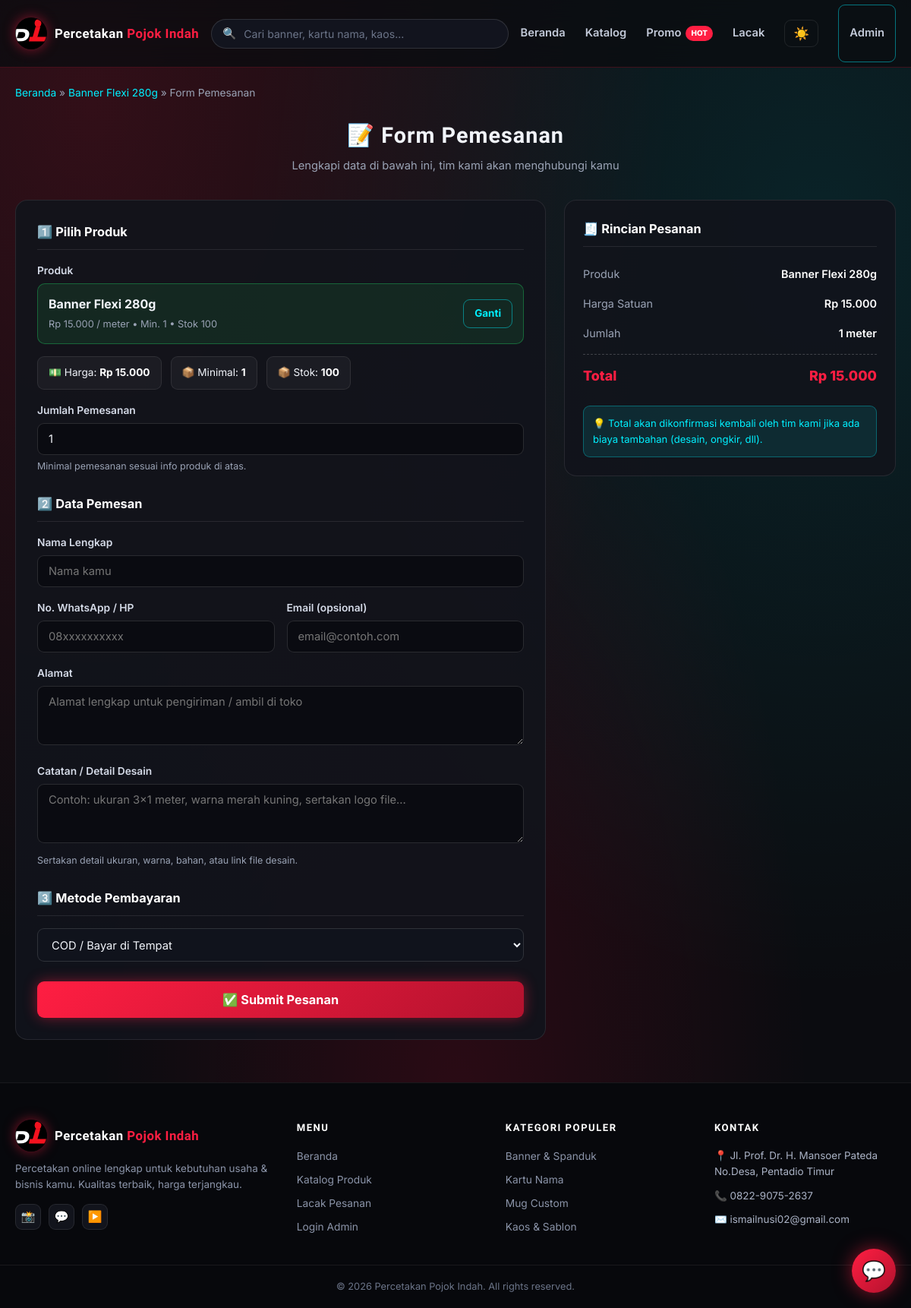
Page /order.php?produk=1 on the committed database.
### tables this page shows
CREATE TABLE IF NOT EXISTS produk (
    id INT AUTO_INCREMENT PRIMARY KEY,
    id_kategori INT NOT NULL,
    nama_produk VARCHAR(200) NOT NULL,
    deskripsi TEXT,
    harga DECIMAL(12,0) NOT NULL DEFAULT 0,
    satuan VARCHAR(50) DEFAULT 'pcs',
    stok INT DEFAULT 0,
    minimal_order INT DEFAULT 1,
    waktu_pengerjaan VARCHAR(100) DEFAULT '1-2 hari',
    gambar VARCHAR(500) DEFAULT 'default.png',
    is_unggulan TINYINT(1) DEFAULT 0,
    is_aktif TINYINT(1) DEFAULT 1,
    created_at TIMESTAMP DEFAULT CURRENT_TIMESTAMP,
    FOREIGN KEY (id_kategori) REFERENCES kategori(id) ON DELETE CASCADE
);

### config.php (called while the page is built, shortened)
<?php
function db_connect() {
    $conn = new mysqli(DB_HOST, DB_USER, DB_PASS);
    $conn->set_charset('utf8mb4');
    $conn->query("CREATE DATABASE IF NOT EXISTS `" . DB_NAME . "` CHARACTER SET utf8mb4 COLLATE utf8mb4_unicode_ci");
    return $conn;
}
$conn = db_connect();
function rupiah($angka) {
    return 'Rp ' . number_format((float)$angka, 0, ',', '.');
}
function q($sql) {
    global $conn;
    $res = $conn->query($sql);
    return $res;
}
function q_row($sql) {
    $res = q($sql);
    if ($res && $res->num_rows > 0) {
        return $res->fetch_assoc();
    }
    return null;
}
$conn->query("CREATE TABLE IF NOT EXISTS pengaturan (
    kunci VARCHAR(50) NOT NULL PRIMARY KEY,
    nilai TEXT
) ENGINE=InnoDB");
$conn->query("INSERT IGNORE INTO pengaturan (kunci, nilai) VALUES ('tema', 'gelap')");
$conn->query("INSERT IGNORE INTO pengaturan (kunci, nilai) VALUES ('app_url', '')");
function get_setting($kunci, $default = '') {
    global $conn;
    $k = $conn->real_escape_string((string)$kunci);
    $res = $conn->query("SELECT nilai FROM pengaturan WHERE kunci = '$k' LIMIT 1");
    if ($res && $res->num_rows > 0) {
        $row = $res->fetch_assoc();
        return $row['nilai'];
    }
    return $default;
}
$APP_TEMA = get_setting('tema', 'gelap');
?>

### order.php (the view, shortened to what this page needs)
<?php
include 'config.php';
$produk_selected = null;
if (isset($_GET['produk']) && is_numeric($_GET['produk'])) {
    $pid = intval($_GET['produk']);
    $produk_selected = q_row("SELECT * FROM produk WHERE id = $pid AND is_aktif = 1");
}
?>
<!DOCTYPE html>
<html lang="id">
<head>
    <link rel="stylesheet" href="assets/css/style.css?v=<?= filemtime('assets/css/style.css') ?>">
</head>
<body class="<?= $APP_TEMA === 'terang' ? 'terang' : '' ?>">
<header class="site-header">
    <div class="container header-inner">
        <a href="index.php" class="logo">
            <img src="assets/img/logo.svg" alt="Percetakan Pojok Indah" class="logo-img">
            <span class="logo-text">Percetakan <span>Pojok Indah</span></span>
        </a>
        <form method="get" action="index.php" class="header-search">
            <span class="search-icon">🔍</span>
            <input type="text" name="c" placeholder="Cari banner, kartu nama, kaos...">
        </form>
        <nav class="main-nav">
            <a href="index.php">Beranda</a>
            <a href="index.php#katalog">Katalog</a>
            <a href="index.php#promo">Promo<span class="nav-badge-hot">HOT</span></a>
            <a href="track.php">Lacak</a>
            <button type="button" class="theme-toggle theme-icon-only" onclick="toggleTema()" title="Ganti mode gelap / terang"><?= $APP_TEMA === 'terang' ? '🌙' : '☀️' ?></button>
            <a href="admin/" class="btn btn-outline btn-sm">Admin</a>
        </nav>
    </div>
</header>
<main>
    <div class="container">
        <div class="breadcrumb">
            <a href="index.php">Beranda</a> &raquo;
            <a href="product.php?id=<?= $produk_selected['id'] ?? 0 ?>"><?= htmlspecialchars($produk_selected['nama_produk'] ?? 'Produk') ?></a> &raquo;
            <span>Form Pemesanan</span>
        </div>
        <div class="section-head text-center">
            <h2>📝 Form Pemesanan</h2>
            <p>Lengkapi data di bawah ini, tim kami akan menghubungi kamu</p>
        </div>
        <div class="order-layout">
            <form method="post" class="order-form" id="orderForm" action="">
                <div class="form-section">
                    <h4>1️⃣ Pilih Produk</h4>
                    <div class="form-group">
                        <label>Produk</label>
                        <?php if ($produk_selected): ?>
                            <div class="selected-product">
                                <div>
                                    <strong><?= htmlspecialchars($produk_selected['nama_produk']) ?></strong>
                                    <small><?= rupiah($produk_selected['harga']) ?> / <?= htmlspecialchars($produk_selected['satuan']) ?> • Min. <?= $produk_selected['minimal_order'] ?> • Stok <?= $produk_selected['stok'] ?></small>
                                </div>
                                <a href="index.php#katalog" class="btn btn-outline btn-sm">Ganti</a>
                            </div>
                        <?php endif; ?>
                    </div>
                    <div class="form-group" id="infoProduk" style="display:<?= $produk_selected ? 'flex' : 'none' ?>">
                        <div class="info-item">💵 Harga: <strong id="infoHarga"><?= $produk_selected ? rupiah($produk_selected['harga']) : '-' ?></strong></div>
                        <div class="info-item">📦 Minimal: <strong id="infoMin"><?= $produk_selected ? $produk_selected['minimal_order'] : '-' ?></strong></div>
                        <div class="info-item">📦 Stok: <strong id="infoStok"><?= $produk_selected ? $produk_selected['stok'] : '-' ?></strong></div>
                    </div>
                    <div class="form-group">
                        <label for="jumlah">Jumlah Pemesanan</label>
                        <input type="number" name="jumlah" id="jumlah" class="form-control" min="1" value="<?= $produk_selected ? $produk_selected['minimal_order'] : 1 ?>" required>
                        <small class="form-hint">Minimal pemesanan sesuai info produk di atas.</small>
                    </div>
                </div>
                <div class="form-section">
                    <h4>2️⃣ Data Pemesan</h4>
                    <div class="form-group">
                        <label for="nama">Nama Lengkap</label>
                        <input type="text" name="nama" id="nama" class="form-control" placeholder="Nama kamu" value="<?= htmlspecialchars($_POST['nama'] ?? '') ?>" required>
                    </div>
                    <div class="form-row">
                        <div class="form-group">
                            <label for="no_hp">No. WhatsApp / HP</label>
                            <input type="tel" name="no_hp" id="no_hp" class="form-control" placeholder="08xxxxxxxxxx" value="<?= htmlspecialchars($_POST['no_hp'] ?? '') ?>" required>
                        </div>
                        <div class="form-group">
                            <label for="email">Email (opsional)</label>
                            <input type="email" name="email" id="email" class="form-control" placeholder="email@contoh.com" value="<?= htmlspecialchars($_POST['email'] ?? '') ?>">
                        </div>
                    </div>
                    <div class="form-group">
                        <label for="alamat">Alamat</label>
                        <textarea name="alamat" id="alamat" class="form-control" rows="3" placeholder="Alamat lengkap untuk pengiriman / ambil di toko" required><?= htmlspecialchars($_POST['alamat'] ?? '') ?></textarea>
                    </div>
                    <div class="form-group">
                        <label for="catatan">Catatan / Detail Desain</label>
                        <textarea name="catatan" id="catatan" class="form-control" rows="3" placeholder="Contoh: ukuran 3x1 meter, warna merah kuning, sertakan logo file..."><?= htmlspecialchars($_POST['catatan'] ?? '') ?></textarea>
                        <small class="form-hint">Sertakan detail ukuran, warna, bahan, atau link file desain.</small>
                    </div>
                </div>
                <div class="form-section">
                    <h4>3️⃣ Metode Pembayaran</h4>
                    <div class="form-group">
                        <select name="metode" class="form-control" required>
                            <option value="COD">COD / Bayar di Tempat</option>
                        </select>
                    </div>
                </div>
                <button type="submit" class="btn btn-primary btn-lg btn-block">✅ Submit Pesanan</button>
            </form>
            <aside class="order-summary">
                <h4>🧾 Rincian Pesanan</h4>
                <?php if ($produk_selected): ?>
                    <div class="summary-item">
                        <span class="summary-label">Produk</span>
                        <span class="summary-value"><?= htmlspecialchars($produk_selected['nama_produk']) ?></span>
                    </div>
                    <div class="summary-item">
                        <span class="summary-label">Harga Satuan</span>
                        <span class="summary-value"><?= rupiah($produk_selected['harga']) ?></span>
                    </div>
                    <div class="summary-item">
                        <span class="summary-label">Jumlah</span>
                        <span class="summary-value"><span id="sJumlah"><?= $produk_selected['minimal_order'] ?></span> <?= htmlspecialchars($produk_selected['satuan']) ?></span>
                    </div>
                    <div class="summary-item summary-total">
                        <span class="summary-label">Total</span>
                        <span class="summary-value" id="sTotal"><?= rupiah($produk_selected['harga'] * $produk_selected['minimal_order']) ?></span>
                    </div>
                    <div class="summary-note">
                        💡 Total akan dikonfirmasi kembali oleh tim kami jika ada biaya tambahan (desain, ongkir, dll).
                    </div>
                <?php else: ?>
                    <div class="summary-empty">
                        Pilih produk terlebih dahulu untuk melihat rincian.
                    </div>
                <?php endif; ?>
            </aside>
        </div>
    </div>
</main>
<footer class="site-footer" id="kontak">
    <div class="container footer-grid">
        <div class="footer-brand">
            <div class="logo"><img src="assets/img/logo.svg" alt="Percetakan Pojok Indah" class="logo-img"><span class="logo-text">Percetakan <span>Pojok Indah</span></span></div>
            <p style="margin-top:12px">Percetakan online lengkap untuk kebutuhan usaha &amp; bisnis kamu. Kualitas terbaik, harga terjangkau.</p>
            <div class="social-row">
                <a href="#" title="Instagram">📸</a>
                <a href="#" title="WhatsApp">💬</a>
                <a href="#" title="YouTube">▶️</a>
            </div>
        </div>
        <div>
            <h4>Menu</h4>
            <a href="index.php">Beranda</a>
            <a href="index.php#katalog">Katalog Produk</a>
            <a href="track.php">Lacak Pesanan</a>
            <a href="admin/">Login Admin</a>
        </div>
        <div>
            <h4>Kategori Populer</h4>
            <a href="index.php?kat=1">Banner &amp; Spanduk</a>
            <a href="index.php?kat=2">Kartu Nama</a>
            <a href="index.php?kat=6">Mug Custom</a>
            <a href="index.php?kat=5">Kaos &amp; Sablon</a>
        </div>
        <div>
            <h4>Kontak</h4>
            <ul class="footer-contact" style="list-style:none">
                <li>📍 Jl. Prof. Dr. H. Mansoer Pateda No.Desa, Pentadio Timur</li>
                <li>📞 0822-9075-2637</li>
                <li>✉️ ismailnusi02@gmail.com</li>
            </ul>
        </div>
    </div>
    <div class="footer-bottom">
        <div class="container">&copy; <?= date('Y') ?> Percetakan Pojok Indah. All rights reserved.</div>
    </div>
</footer>
<?php include __DIR__ . '/partials/chat_widget.php'; ?>
</body>
</html>

### rows in the picture
produk: nama_produk "Banner Flexi 280g", harga "Rp 15.000", satuan "meter", minimal_order "1", stok "100", jumlah "1"
